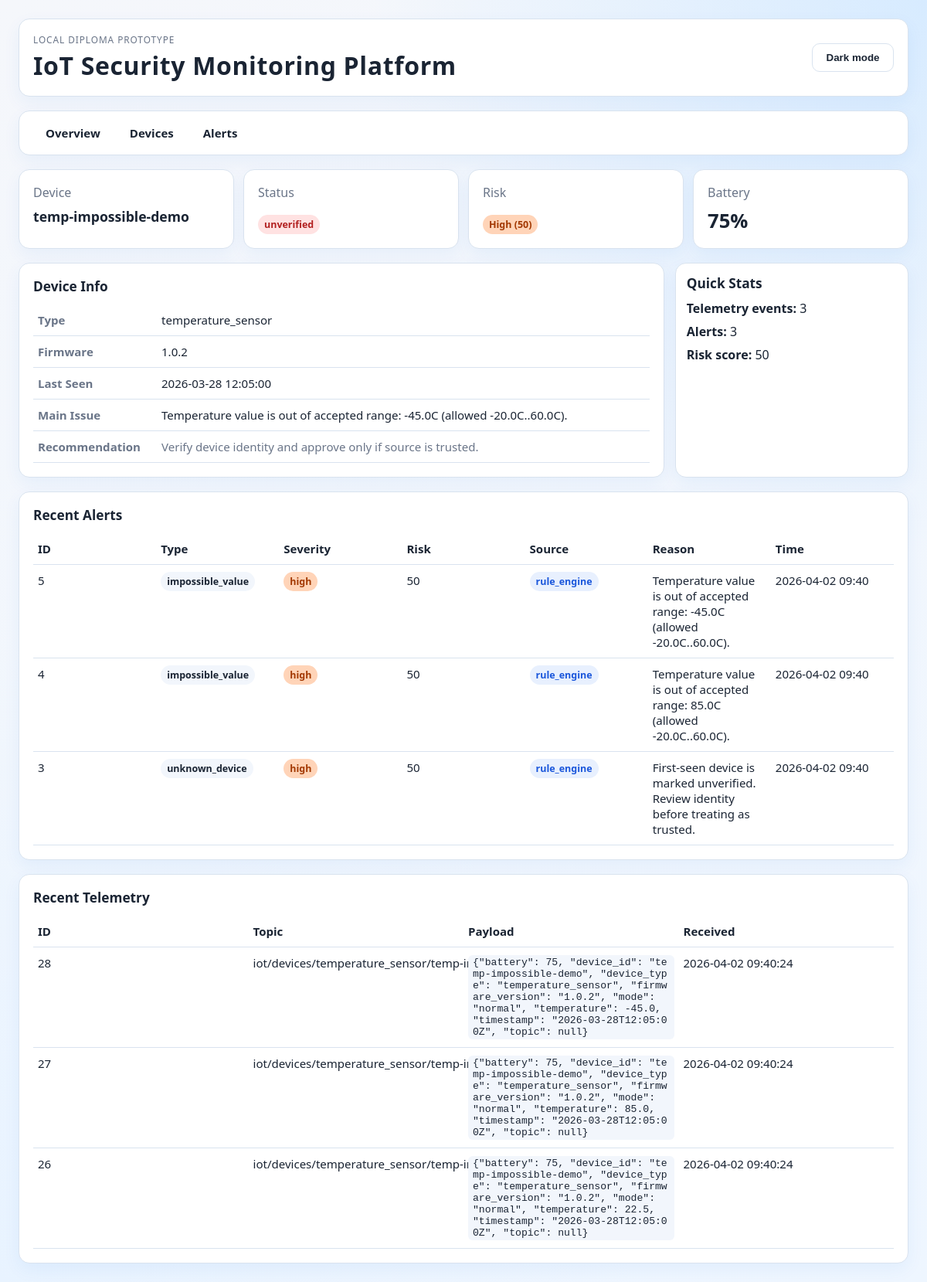
/dashboard/devices/temp-impossible-demo, run on the app's committed database.
### app/models/device.py (models this page shows)
class Device(Base):
    __tablename__ = "devices"
    id: Mapped[int] = mapped_column(Integer, primary_key=True)
    device_id: Mapped[str] = mapped_column(String(100), unique=True, index=True)
    device_type: Mapped[str] = mapped_column(String(50), index=True)
    name: Mapped[str | None] = mapped_column(String(100), nullable=True)
    status: Mapped[str] = mapped_column(String(30), default="offline")
    firmware_version: Mapped[str | None] = mapped_column(String(50), nullable=True)
    last_seen_at: Mapped[datetime | None] = mapped_column(
        DateTime(timezone=True), nullable=True
    )
    created_at: Mapped[datetime] = mapped_column(
        DateTime(timezone=True), default=utc_now
    )
    updated_at: Mapped[datetime] = mapped_column(
        DateTime(timezone=True), default=utc_now, onupdate=utc_now
    )

### app/models/alert.py (models this page shows)
class Alert(Base):
    __tablename__ = "alerts"
    id: Mapped[int] = mapped_column(Integer, primary_key=True)
    device_id: Mapped[str | None] = mapped_column(
        String(100), index=True, nullable=True
    )
    alert_type: Mapped[str] = mapped_column(String(50), index=True)
    severity: Mapped[str] = mapped_column(String(20), index=True)
    risk_score: Mapped[int] = mapped_column(Integer)
    reason: Mapped[str] = mapped_column(Text)
    source: Mapped[str] = mapped_column(String(50), default="rule_engine")
    status: Mapped[str] = mapped_column(String(30), default="open")
    created_at: Mapped[datetime] = mapped_column(
        DateTime(timezone=True), default=utc_now, index=True
    )

### app/models/telemetry_event.py (models this page shows)
class TelemetryEvent(Base):
    __tablename__ = "telemetry_events"
    id: Mapped[int] = mapped_column(Integer, primary_key=True)
    device_id: Mapped[str | None] = mapped_column(
        String(100), index=True, nullable=True
    )
    topic: Mapped[str] = mapped_column(String(255))
    payload_json: Mapped[str] = mapped_column(Text)
    received_at: Mapped[datetime] = mapped_column(
        DateTime(timezone=True), default=utc_now, index=True
    )

### app/main.py (the view)
@app.get("/dashboard/devices/{device_id}", response_class=HTMLResponse)
def dashboard_device_detail(
    request: Request, device_id: str, db: Session = Depends(get_db)
) -> HTMLResponse:
    detail = _get_device_detail(db, device_id=device_id)
    if detail is None:
        raise HTTPException(status_code=404, detail="Device not found")
    return templates.TemplateResponse(
        request=request,
        name="device_detail.html",
        context={"detail": detail},
    )

### app/templates/device_detail.html (shortened to what this page needs)
<!DOCTYPE html>
<html lang="ru">
<head>
    <link rel="stylesheet" href="{{ url_for('static', path='/dashboard.css') }}">
</head>
<body>
<main class="page-shell">
    <header class="topbar card">
        <div>
            <p class="eyebrow">Local diploma prototype</p>
            <h1>IoT Security Monitoring Platform</h1>
        </div>
        <div class="actions">
            <button type="button" id="theme-toggle" class="theme-toggle" aria-pressed="false">Dark mode</button>
        </div>
    </header>
    <nav class="nav-bar card">
        <a href="/">Overview</a>
        <a href="/dashboard/devices">Devices</a>
        <a href="/dashboard/alerts">Alerts</a>
    </nav>
    <section class="kpis">
        <article class="card kpi">
            <p>Device</p>
            <strong style="font-size:1.1rem">{{ detail.device.device_id }}</strong>
        </article>
        <article class="card kpi">
            <p>Status</p>
            <strong><span class="badge {{ 'online' if detail.device.status == 'online' else 'offline' }}">{{ detail.device.status }}</span></strong>
        </article>
        <article class="card kpi">
            <p>Risk</p>
            <strong><span class="badge risk-{{ detail.device.risk_level | lower }}">{{ detail.device.risk_level }} ({{ detail.device.risk_score }})</span></strong>
        </article>
        <article class="card kpi">
            <p>Battery</p>
            <strong>{{ detail.device.battery if detail.device.battery is not none else '--' }}{% if detail.device.battery is not none %}%{% endif %}</strong>
        </article>
    </section>
    <section class="layout-grid">
        <article class="card">
            <h2>Device Info</h2>
            <table class="detail-table">
                <tr><th>Type</th><td>{{ detail.device.device_type }}</td></tr>
                <tr><th>Firmware</th><td>{{ detail.device.firmware_version or '--' }}</td></tr>
                <tr><th>Last Seen</th><td>{{ detail.device.last_seen_at.strftime('%Y-%m-%d %H:%M:%S') if detail.device.last_seen_at else '--' }}</td></tr>
                <tr><th>Main Issue</th><td>{{ detail.device.main_issue }}</td></tr>
                <tr><th>Recommendation</th><td class="recommendation-cell">{{ detail.device.recommendation }}</td></tr>
            </table>
        </article>
        <aside class="side-column">
            <article class="card side-card-compact">
                <h2>Quick Stats</h2>
                <ul class="detail-stats">
                    <li><strong>Telemetry events:</strong> {{ detail.recent_telemetry | length }}</li>
                    <li><strong>Alerts:</strong> {{ detail.recent_alerts | length }}</li>
                    <li><strong>Risk score:</strong> {{ detail.device.risk_score }}</li>
                </ul>
            </article>
        </aside>
    </section>
    <section class="card">
        <h2>Recent Alerts</h2>
        <table>
            <thead>
            <tr>
                <th>ID</th>
                <th>Type</th>
                <th>Severity</th>
                <th>Risk</th>
                <th>Source</th>
                <th>Reason</th>
                <th>Time</th>
            </tr>
            </thead>
            <tbody>
            {% if detail.recent_alerts %}
                {% for alert in detail.recent_alerts %}
                <tr>
                    <td>{{ alert.id }}</td>
                    <td><span class="badge alert-type">{{ alert.alert_type }}</span></td>
                    <td><span class="badge risk-{{ alert.severity }}">{{ alert.severity }}</span></td>
                    <td>{{ alert.risk_score }}</td>
                    <td><span class="badge source-{{ alert.source }}">{{ alert.source }}</span></td>
                    <td>{{ alert.reason }}</td>
                    <td class="nowrap">{{ alert.created_at.strftime('%Y-%m-%d %H:%M') }}</td>
                </tr>
                {% endfor %}
            {% else %}
                <tr><td colspan="7">No alerts for this device.</td></tr>
            {% endif %}
            </tbody>
        </table>
    </section>
    <section class="card">
        <h2>Recent Telemetry</h2>
        <table>
            <thead>
            <tr>
                <th>ID</th>
                <th>Topic</th>
                <th>Payload</th>
                <th>Received</th>
            </tr>
            </thead>
            <tbody>
            {% if detail.recent_telemetry %}
                {% for event in detail.recent_telemetry %}
                <tr>
                    <td>{{ event.id }}</td>
                    <td class="nowrap">{{ event.topic }}</td>
                    <td><code class="payload-code">{{ event.payload | tojson }}</code></td>
                    <td class="nowrap">{{ event.received_at.strftime('%Y-%m-%d %H:%M:%S') }}</td>
                </tr>
                {% endfor %}
            {% else %}
                <tr><td colspan="4">No telemetry events for this device.</td></tr>
            {% endif %}
            </tbody>
        </table>
    </section>
</main>
</body>
</html>

### app/static/dashboard.css (style rules this page uses)
:root { --bg-1: #f5f7fb; --bg-2: #eef6ff; --glow-top: #d7ebff; --glow-bottom: #e8f3ff; --ink: #1a2433; --muted: #6a7588; --card: #ffffff; --stroke: #d9e3ef; --accent: #1066d6; --accent-soft: #dcecff; --button-bg: #ffffff; --button-ink: #1a2433; --code-bg: #f2f6fc; --ok: #18884f; --warn: #8a6800; --shadow-color: rgb(16 102 214 / 6%); --font-ui: "Segoe UI", "Trebuchet MS", sans-serif; }
* { box-sizing: border-box; }
body { margin: 0; color: var(--ink); font-family: var(--font-ui); background: radial-gradient(circle at top right, var(--glow-top) 0%, transparent 35%), radial-gradient(circle at bottom left, var(--glow-bottom) 0%, transparent 40%), linear-gradient(160deg, var(--bg-1), var(--bg-2)); transition: background 0.25s ease, color 0.25s ease; }
.page-shell { max-width: 1240px; margin: 0 auto; padding: 24px; display: grid; gap: 18px; }
.card { background: var(--card); border: 1px solid var(--stroke); border-radius: 14px; padding: 18px; box-shadow: 0 8px 22px var(--shadow-color); transition: background 0.25s ease, border-color 0.25s ease; }
.topbar { display: flex; justify-content: space-between; align-items: center; gap: 16px; }
.topbar h1 { margin: 4px 0 0; font-size: clamp(1.4rem, 3vw, 2rem); letter-spacing: 0.02em; }
.eyebrow { margin: 0; color: var(--muted); text-transform: uppercase; font-size: 0.74rem; letter-spacing: 0.08em; }
.actions { display: flex; gap: 10px; }
button { border-radius: 10px; border: 1px solid var(--stroke); background: var(--button-bg); color: var(--button-ink); padding: 10px 14px; font-weight: 600; cursor: pointer; transition: background 0.2s ease, border-color 0.2s ease, color 0.2s ease; }
.theme-toggle { min-width: 106px; }
.kpis { display: grid; gap: 12px; grid-template-columns: repeat(4, minmax(0, 1fr)); }
.kpi p { margin: 0; color: var(--muted); }
.kpi strong { display: inline-block; margin-top: 8px; font-size: 1.6rem; }
.layout-grid { display: grid; gap: 14px; grid-template-columns: 2.35fr 0.85fr; }
.side-column { display: grid; gap: 10px; }
.side-card-compact { padding: 14px; }
.side-card-compact h2 { margin-bottom: 10px; }
h2 { margin: 0 0 12px; font-size: 1.08rem; }
table { width: 100%; border-collapse: collapse; font-size: 0.94rem; table-layout: fixed; }
th, td { text-align: left; border-bottom: 1px solid var(--stroke); padding: 10px 6px; vertical-align: top; word-break: break-word; }
.recommendation-cell { color: var(--muted); line-height: 1.35; min-width: 230px; }
.badge { padding: 4px 8px; border-radius: 999px; font-size: 0.78rem; font-weight: 700; }
.badge.offline { background: #ffe2e2; color: #b22020; }
.badge.risk-high { background: #ffd4b8; color: #a23800; }
code { background: var(--code-bg); border-radius: 6px; padding: 2px 6px; }
.nav-bar { display: flex; gap: 6px; padding: 10px 18px; }
.nav-bar a { padding: 8px 16px; border-radius: 8px; text-decoration: none; color: var(--ink); font-weight: 600; font-size: 0.94rem; transition: background 0.15s ease; }
.nowrap { white-space: nowrap; }
.badge.alert-type { background: var(--code-bg); color: var(--ink); font-weight: 600; }
.badge.source-rule_engine { background: #e8f0fe; color: #1a56db; }
.detail-table { table-layout: auto; }
.detail-table th { width: 160px; color: var(--muted); font-weight: 600; }
.detail-stats { list-style: none; margin: 0; padding: 0; }
.detail-stats li { margin-bottom: 8px; }
.payload-code { font-size: 0.82rem; max-width: 500px; display: inline-block; overflow-wrap: break-word; word-break: break-all; }

### data on the page
Device: device.device_id "temp-impossible-demo", device.status "unverified", device.device_type "temperature_sensor", device "1.0.2", device.last_seen_at "2026-03-28 12:05:00"
Alert: device.main_issue "Temperature value is out of accepted range: -45.0C (allowed -20.0C..60.0C).", id "5", alert_type "impossible_value", severity "high", risk_score "50", source "rule_engine", reason "Temperature value is out of accepted range: -45.0C (allowed -20.0C..60.0C).", created_at "2026-04-02 09:40"
Alert: id "4", alert_type "impossible_value", severity "high", risk_score "50", source "rule_engine", reason "Temperature value is out of accepted range: 85.0C (allowed -20.0C..60.0C).", created_at "2026-04-02 09:40"
Alert: id "3", alert_type "unknown_device", severity "high", risk_score "50", source "rule_engine", reason "First-seen device is marked unverified. Review identity before treating as trusted.", created_at "2026-04-02 09:40"
TelemetryEvent: id "28", topic "iot/devices/temperature_sensor/temp-impossible-demo/telemetry", payload|tojson "{\"battery\": 75, \"device_id\": \"temp-impossible-demo\", \"device_type\": \"temperature_sensor\", \"firmware_version\": \"1.0.2\", \"mode\": \"normal\", \"temperature\": -45.0, \"timestamp\": \"2026-03-28T12:05:00Z\", \"topic\": null}", received_at "2026-04-02 09:40:24"
TelemetryEvent: id "27", topic "iot/devices/temperature_sensor/temp-impossible-demo/telemetry", payload|tojson "{\"battery\": 75, \"device_id\": \"temp-impossible-demo\", \"device_type\": \"temperature_sensor\", \"firmware_version\": \"1.0.2\", \"mode\": \"normal\", \"temperature\": 85.0, \"timestamp\": \"2026-03-28T12:05:00Z\", \"topic\": null}", received_at "2026-04-02 09:40:24"
TelemetryEvent: id "26", topic "iot/devices/temperature_sensor/temp-impossible-demo/telemetry", payload|tojson "{\"battery\": 75, \"device_id\": \"temp-impossible-demo\", \"device_type\": \"temperature_sensor\", \"firmware_version\": \"1.0.2\", \"mode\": \"normal\", \"temperature\": 22.5, \"timestamp\": \"2026-03-28T12:05:00Z\", \"topic\": null}", received_at "2026-04-02 09:40:24"

### other printed values
{{ detail.device.risk_level }} "High"
{{ detail.device.risk_score }} "50"
{{ detail.device.battery if detail.device.battery is not none else '--' }} "75"
{{ detail.device.recommendation }} "Verify device identity and approve only if source is trusted."
{{ detail.recent_telemetry | length }} "3"
{{ detail.recent_alerts | length }} "3"
